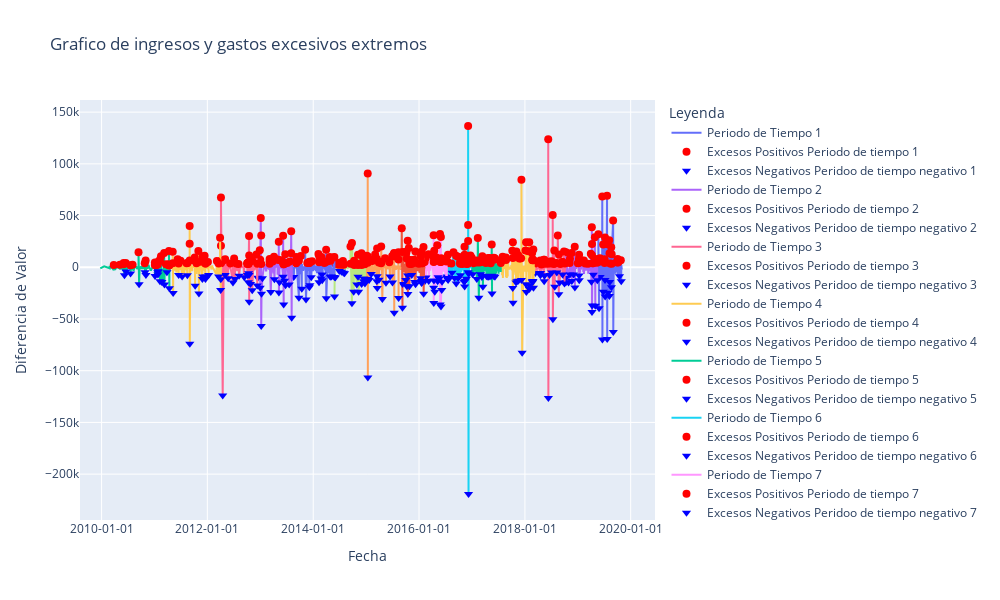

The code cell stored with this chart in its notebook:
### Code cell
import numpy as np

#Vamos a calcular las diferencias y los excesos sobre los percentiles 90 y 10
fig = go.Figure()

#Añadir trazos para las diferencias de cada subintervalo
for i, subset in enumerate(subsets):
    ####Calcular las diferencias consecutivas
    diff_values = subset[' Amount'].diff().dropna()
    
    ####Calcular los percentiles 90 y 10 del subintervalo
    threshold_90 = np.percentile(diff_values, 90)
    threshold_10 = np.percentile(diff_values, 6)
    
    ####Identificar los valores que exceden el percentil 90 (excesos positivos)
    excess_positive_values = diff_values[diff_values > threshold_90]
    excess_positive_dates = subset['Payment Date'][1:][diff_values > threshold_90]  # Ajustar las fechas
    
    ####Identificar los valores que caen por debajo del percentil 10 (excesos negativos)
    excess_negative_values = diff_values[diff_values < threshold_10]
    excess_negative_dates = subset['Payment Date'][1:][diff_values < threshold_10]  # Ajustar las fechas

    ####Añadir el trazo para las diferencias en el subintervalo
    fig.add_trace(go.Scatter(x=subset['Payment Date'][1:], y=diff_values,
                             mode='lines', name=f'Periodo de Tiempo {i+1}'))

    ####Añadir el trazo para los excesos sobre el umbral del percentil 90 (picos positivos)
    fig.add_trace(go.Scatter(x=excess_positive_dates, y=excess_positive_values,
                             mode='markers', name=f'Excesos Positivos Periodo de tiempo {i+1}',
                             marker=dict(color='red', size=8, symbol='circle')))

    #####Añadir el trazo para los excesos por debajo del umbral del percentil 10 (picos negativos)
    fig.add_trace(go.Scatter(x=excess_negative_dates, y=excess_negative_values,
                             mode='markers', name=f'Excesos Negativos Peridoo de tiempo negativo {i+1}',
                             marker=dict(color='blue', size=8, symbol='triangle-down')))

####Configurar el formato del eje x para las fechas
fig.update_xaxes(
    tickformat='%Y-%m-%d',
    tickmode='auto',
    nticks=10  #----------Ajusta según la cantidad de etiquetas de fecha que quieras mostrar
)

#####Añadir títulos y etiquetas
fig.update_layout(
    title='Grafico de ingresos y gastos excesivos extremos',
    xaxis_title='Fecha',
    yaxis_title='Diferencia de Valor',
    legend_title='Leyenda',
    width=1000,
    height=600
)

fig.show()
